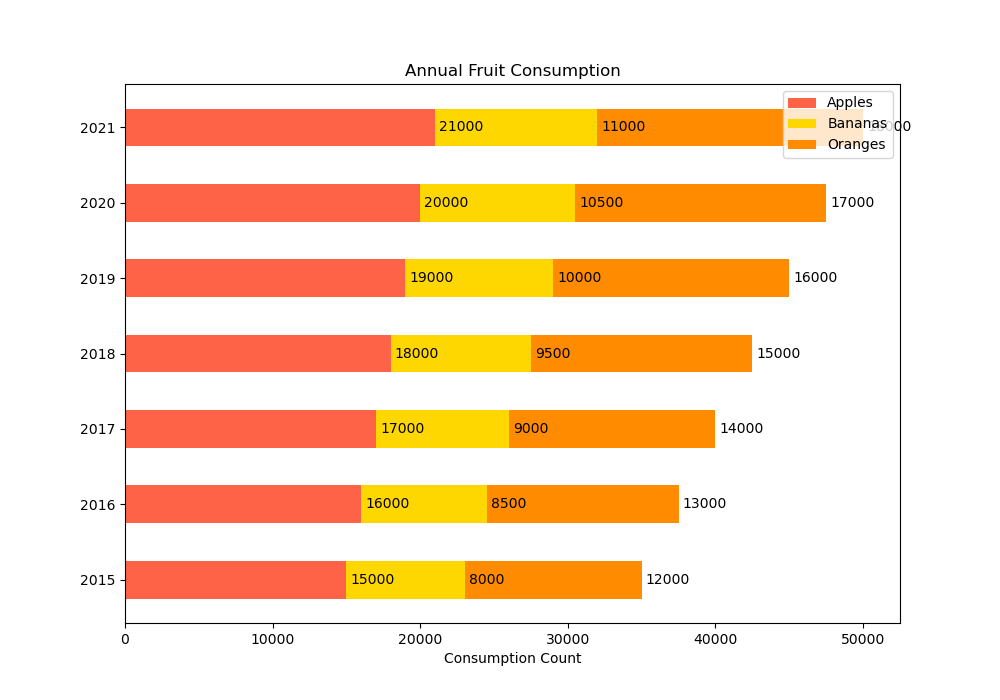

Write the Python code that produced this figure.

import matplotlib.pyplot as plt

# Data
years = ['2015', '2016', '2017', '2018', '2019', '2020', '2021']
apples = [15000, 16000, 17000, 18000, 19000, 20000, 21000]
bananas = [8000, 8500, 9000, 9500, 10000, 10500, 11000]
oranges = [12000, 13000, 14000, 15000, 16000, 17000, 18000]

# Plot
fig, ax = plt.subplots(figsize=(10, 7))  # Change the figure size

bar_height = 0.5  # Change the bar height for a horizontal bar chart

bar_apples = ax.barh(years, apples, height=bar_height, color='#FF6347', label='Apples')
bar_bananas = ax.barh(years, bananas, height=bar_height, left=apples, color='#FFD700', label='Bananas')
bar_oranges = ax.barh(years, oranges, height=bar_height, left=[i+j for i, j in zip(apples, bananas)], color='#FF8C00', label='Oranges')

# Add some text for labels, title and custom y-axis tick labels, etc.
ax.set_xlabel('Consumption Count')
ax.set_title('Annual Fruit Consumption')
ax.set_yticks([x for x in range(len(years))])
ax.set_yticklabels(years)
ax.legend(loc='upper right')

# Adding numerical labels
for rect in bar_apples:
    width = rect.get_width()
    ax.annotate('{}'.format(width),
                xy=(width, rect.get_y() + rect.get_height() / 2),
                xytext=(3, 0),  # 3 points horizontal offset
                textcoords="offset points",
                ha='left', va='center')
for rect in bar_bananas:
    width = rect.get_width() + rect.get_x()
    ax.annotate('{}'.format(rect.get_width()),
                xy=(width, rect.get_y() + rect.get_height() / 2),
                xytext=(3, 0),
                textcoords="offset points",
                ha='left', va='center')
for rect in bar_oranges:
    width = rect.get_width() + rect.get_x()
    ax.annotate('{}'.format(rect.get_width()),
                xy=(width, rect.get_y() + rect.get_height() / 2),
                xytext=(3, 0),
                textcoords="offset points",
                ha='left', va='center')

# Show the figure
plt.show()
